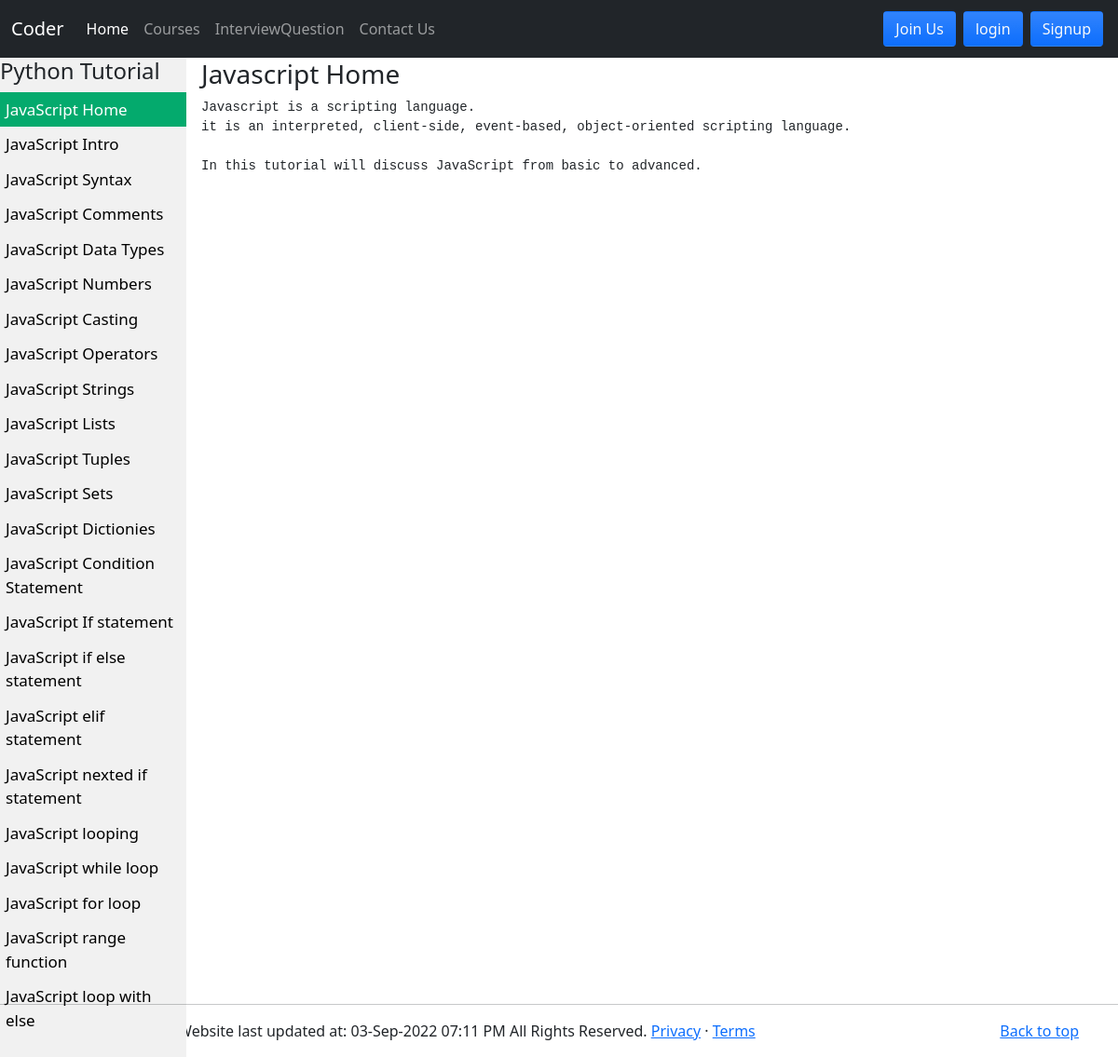
The app's page /javaScripts/ with its own data.
### contact/models.py (models this page shows, shortened)
class javaScript(models.Model):
    heading=models.CharField(max_length=30)
    description=models.TextField()

### mywebsite/views.py (the view)
# urls.py: path('javaScripts/',views.javaScriptTutotial,name='javascript'),
def javaScriptTutotial(request):
    Javascript_data=javaScript.objects.all()
    return render(request,"javaScript.html",{"Javascript_data":Javascript_data})

### template/javaScript.html (shortened to what this page needs)
<!DOCTYPE html>
<html lang="en">
<head>
</head>
<body>
    {% extends 'header_footer.html' %}
    {% block body %}
<div class="sidebar">
    <h4>Python Tutorial</h4>
    <a class="active" href="#home">JavaScript Home</a>
    <a href="#news">JavaScript Intro</a>
    <a href="#about">JavaScript Syntax</a>
    <a href="#">JavaScript Comments</a>
    <a href="#">JavaScript Data Types</a>
    <a href="#">JavaScript Numbers</a>
    <a href="#">JavaScript Casting</a>
    <a href="#">JavaScript Operators</a>
    <a href="#">JavaScript Strings</a>
    <a href="#">JavaScript Lists</a>
    <a href="#">JavaScript Tuples</a>
    <a href="#">JavaScript Sets</a>
    <a href="#">JavaScript Dictionies</a>
    <a href="#">JavaScript Condition Statement</a>
    <a href="#">JavaScript If statement</a>
    <a href="#">JavaScript if else statement</a>
    <a href="#">JavaScript elif statement</a>
    <a href="#">JavaScript nexted if statement</a>
    <a href="#">JavaScript looping</a>
    <a href="#">JavaScript while loop</a>
    <a href="#">JavaScript for loop</a>
    <a href="#">JavaScript range function</a>
    <a href="#">JavaScript loop with else</a>
  </div>
  <div class="content">
      {% for x in Javascript_data %}
        <h3>{{x.heading}}</h3>
        <pre>{{x.description}}</pre>
      {% endfor %}
  </div>
{% endblock %}

### template/javaScript.html (style rules this page uses)
.sidebar { margin: 0; padding: 0; width: 200px; background-color: #f1f1f1; position: fixed; height: 100%; overflow: auto; }
.sidebar a { display: block; color: black; padding: 6px; font-size: 17px; text-decoration: none; }
.sidebar a.active { background-color: #04AA6D; color: white; }
div.content { margin-left: 200px; padding: 1px 16px; height: 1000px; }

### records on screen
javaScript: heading "Javascript Home", description "Javascript is a scripting language. it is an interpreted, client-side, event-based, object-oriented scripting language. In this tutorial will discuss JavaScript from basic to advanced."
